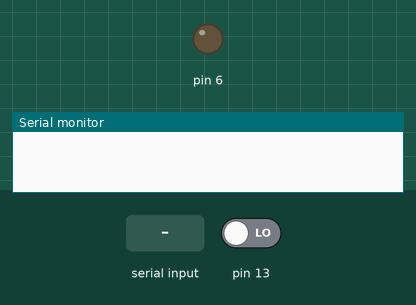
A sketch run on a simulated Arduino Uno, built with avr-gcc and run on an emulated ATmega328P. On the bench: output pins drawn as LEDs (lit = HIGH), the last lines printed to the serial monitor. Inputs (shaded band) come from the test bench; at power-on: pin 13 LOW.

Above: at 1.2 s.
1.3 s: "90,45\n" received over Serial
At 2.1 s:
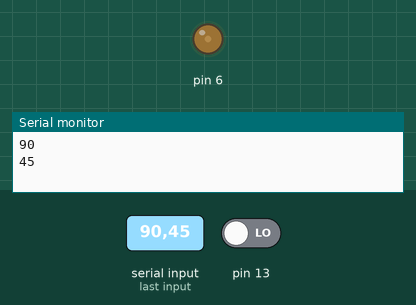
3.8 s: "30,150\n" received over Serial
At 4.5 s:
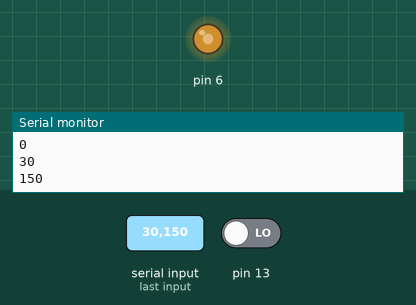
6.3 s: "200\n" received over Serial
At 7.1 s:
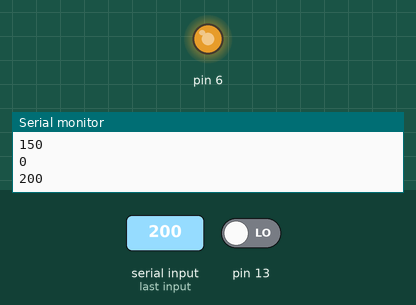
Timing chart, 0 to 9.3 s (numbered marks = the images above; inputs shaded):
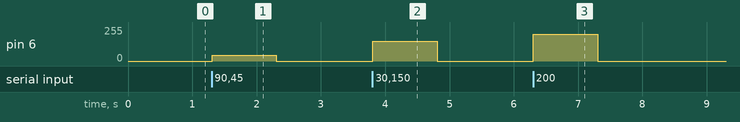

The sketch:

SerialComm.ino
```cpp
int incomingByte = 0;   // for incoming serial data

void setup() {
  Serial.begin(9600);     // opens serial port, sets data rate to 9600 bps
}

void loop() {
  //analogWrite(9, 180);
  // send data only when you receive data:
  if (Serial.available() > 0) {
    // read the incoming byte:
    incomingByte = Serial.parseInt();// guarda el nuemero que envio, falta cambiar los m/s a velocidad de servo
    digitalWrite(13, HIGH - digitalRead(13));
    Serial.println(incomingByte);
    analogWrite(6, incomingByte);
  }
}
```

Measured:
- after the input at 1.3 s, pin 6: 0/255 → 45/255 at once, → 0/255 1.0 s later
- after the input at 3.8 s, pin 6: 0/255 → 150/255 at once, → 0/255 1.0 s later
- after the input at 6.3 s, pin 6: 0/255 → 200/255 at once, → 0/255 1.0 s later
